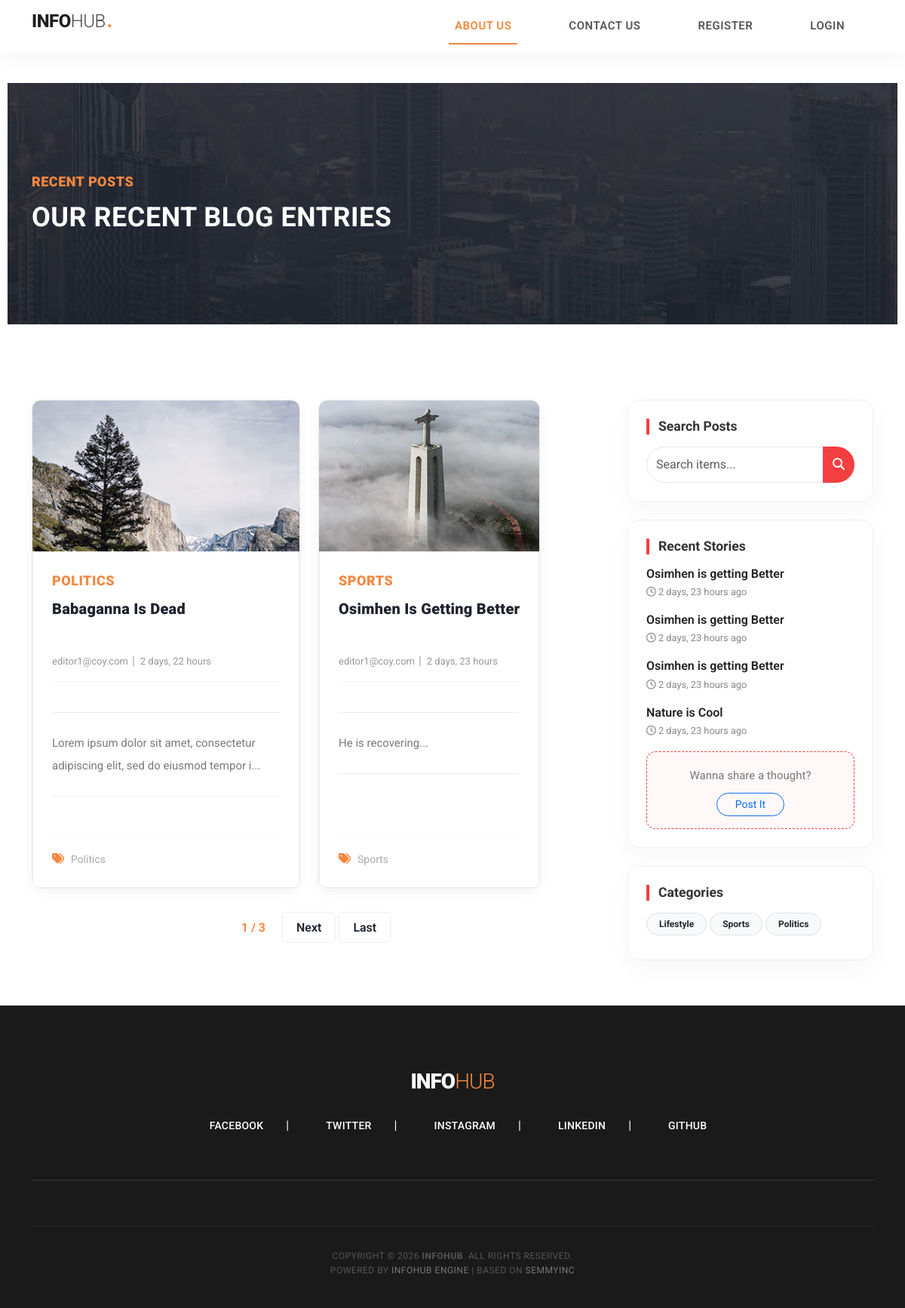
Before: /stories/ with the older database file.
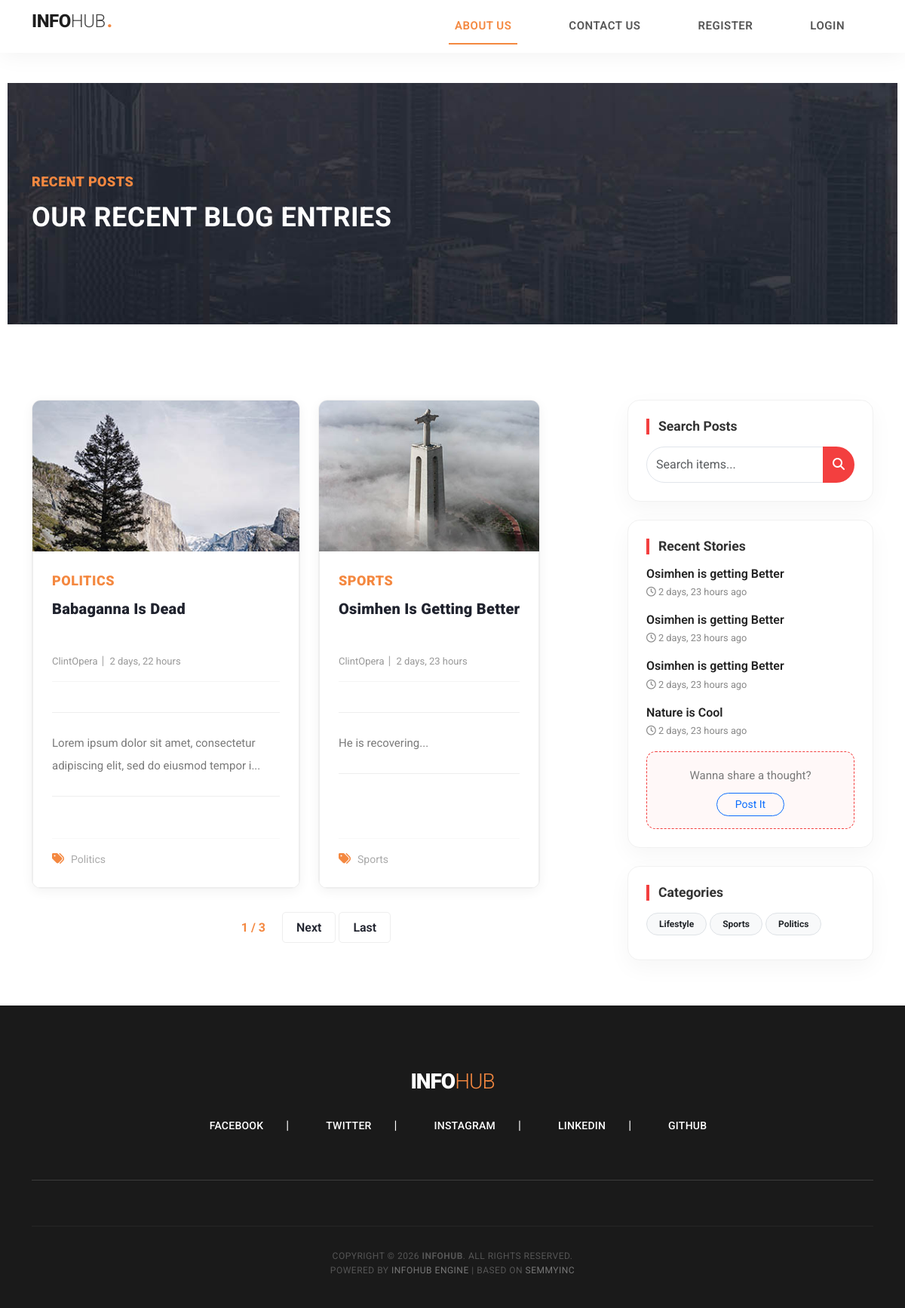
After: the same page with the newer database file.
### stories/models.py (models this page shows, shortened)
class Blog(models.Model):
    name = models.CharField(max_length=255)
    slug = models.SlugField(max_length=255, unique=True, blank=True)
    category = models.ForeignKey(Category, on_delete=models.CASCADE)
    author = models.ForeignKey(Users, on_delete=models.CASCADE)
    image = models.ImageField(upload_to='uploads/blog_image',)
    summary = models.CharField(max_length=255)
    body = models.TextField()
    status = models.CharField(max_length=50, choices=STATUS, default='draft')
    image_pg = models.ImageField(upload_to='uploads/blog_image_on_blog', blank=True, default='uploads/blog_image_on_blog/blog_default.jpg')
    is_featured = models.BooleanField(default=False)
    featured_image = models.ImageField(upload_to='uploads/featured_image', blank=True, default='uploads/featured_image/default.jpg')
    created_at = models.DateTimeField(auto_now_add=True)
    modified_at = models.DateTimeField(auto_now=True)

class Category(models.Model):
    user = models.ForeignKey(Users,on_delete=models.CASCADE, blank=True, null=True)
    name = models.CharField(max_length=50)
    slug = models.SlugField(max_length=255, unique=True, blank=True, null=True)
    created_at = models.DateTimeField(auto_now_add=True)
    modified_at = models.DateTimeField(auto_now=True)
    class Meta:
        verbose_name_plural = 'Categories'
    def __str__(self):
        return self.name

### users/models.py (models this page shows, shortened)
class Users(AbstractBaseUser, PermissionsMixin):
    first_name = models.CharField(max_length=50)
    last_name = models.CharField(max_length=50)
    username = models.CharField(max_length=50, unique=True)
    phone = models.CharField(max_length=50)
    email = models.EmailField(unique=True)
    date_joined = models.DateTimeField(auto_now_add=True)
    last_login = models.DateTimeField(auto_now_add=True)
    is_admin = models.BooleanField(default=False)
    is_staff = models.BooleanField(default=False)
    is_active = models.BooleanField(default=False)
    is_superuser = models.BooleanField(default=False)
    USERNAME_FIELD = 'email'
    REQUIRED_FIELDS = ['username', 'first_name', 'last_name']
    objects = UsersManager()
    class Meta:
        verbose_name_plural = 'Users'

### stories/views.py (the view)
# urls.py: path('stories/', include('stories.urls')),
def stories(request):
    stories = Blog.objects.all().order_by('-created_at')
    paginator = Paginator(stories, 2)
    page_number = request.GET.get('page')
    try:
        paged_stories = paginator.get_page(page_number)
    except PageNotAnInteger:
        paged_stories = paginator.get_page(1)
    except EmptyPage:
        paged_stories = paginator.get_page(paginator.num_pages)
    context = {'stories':paged_stories}
    return render(request, 'stories/stories.html', context)

### templates/stories/stories.html (shortened to what this page needs)
{% extends 'includes/base.html' %}
{% block content %}
{% load static %}
<div class="heading-page header-text">
  <section class="page-heading">
    <div class="container">
      <div class="row">
        <div class="col-lg-12">
          <div class="text-content">
            <h4>Recent Posts</h4>
            <h2>Our Recent Blog Entries</h2>
          </div>
        </div>
      </div>
    </div>
  </section>
</div>
<section class="blog-posts grid-system">
  <div class="container">
    <div class="row">
      <div class="col-lg-8">
        <div class="all-blog-posts">
          <div class="row">
            {% if stories %}
                {% for story in stories %}
                    <div class="col-lg-6 d-flex align-items-stretch">
                    <div class="blog-post">
                        <div class="blog-thumb">
                          {% if story.image_pg %}
                            <img src="{{story.image_pg.url}}" alt="{{story.name}}">
                          {% else %}
                            <img src="{% static 'assets/images/blog_default.jpg' %}" alt="default">
                          {% endif %}
                        </div>
                        <div class="down-content">
                          <span>{{story.category}}</span>
                          <a href="{% url 'story' story.slug %}"><h4>{{story.name}}</h4></a>
                          <ul class="post-info">
                              <li><a href="#">{{story.author.username}}</a></li>
                              <li><a href="#">{{story.created_at|timesince}}</a></li>
                          </ul>
                          <p>{{story.summary|slice:':80'}}...</p>
                          <div class="post-options" style="margin-top:auto;">
                              <ul class="post-tags">
                                <li><i class="fa fa-tags" style="color:#f48840"></i></li>
                                <li><a href="#">{{story.category}}</a></li>
                              </ul>
                          </div>
                        </div>
                    </div>
                    </div>
                {% endfor %}
            {% else %}
                <div class="col-lg-12 text-center py-5">
                    <h3 class="text-muted">No stories found.</h3>
                    <a href="{% url 'add_story' %}" class="btn btn-orange mt-3">Create One</a>
                </div>
            {% endif %}
            <div class="col-lg-12">
              <div class="pagination">
                <span class="step-links">
                  <span class="current">{{stories.number}} / {{stories.paginator.num_pages}}</span>
                  {% if stories.has_next %}
                    <a href="?page={{stories.next_page_number}}">Next</a>
                    <a href="?page={{stories.paginator.num_pages}}">Last</a>
                  {% endif %}
                </span>
              </div>
            </div>
          </div>
        </div>
      </div>
      <div class="col-lg-4">
        {% include 'includes/sidebar.html' %}
      </div>
    </div>
  </div>
</section>
{% endblock %}

### templates/includes/base.html (shortened to what this page needs)
{% load static %}
<!DOCTYPE html>
<html lang="en">
  <head>
    <link href="{% static 'vendor/bootstrap/css/bootstrap.min.css' %}" rel="stylesheet">
    <link href="https://cdn.jsdelivr.net/npm/bootstrap@5.3.8/dist/css/bootstrap.min.css" rel="stylesheet"/>
    <link rel="stylesheet" href="{% static 'assets/css/fontawesome.css' %}">
    <link rel="stylesheet" href="{% static 'assets/css/templatemo-stand-blog.css' %}">
    <link rel="stylesheet" href="{% static 'assets/css/owl.css' %}">
    <link rel="stylesheet" href="{% static 'fontawesomefree/css/all.min.css' %}">
    <link rel="stylesheet" href="{% static 'assets/css/custom.css' %}">
    <link rel="stylesheet" href="{% static 'assets/css/about.css' %}">
    <link rel="stylesheet" href="{% static 'assets/css/contact.css' %}">
    <link rel="stylesheet" href="{% static 'assets/css/home.css' %}">
    <link rel="stylesheet" href="{% static 'assets/css/dashboard_categories.css' %}">
    <link rel="stylesheet" href="{% static 'assets/css/dashboard_stories.css' %}">
    <link rel="stylesheet" href="{% static 'assets/css/dashboard_users.css' %}">
    <link rel="stylesheet" href="{% static 'assets/css/dashboard.css' %}">
    <link rel="stylesheet" href="{% static 'assets/css/footer.css' %}">
    <link rel="stylesheet" href="{% static 'assets/css/sidebar.css' %}">
    <link rel="stylesheet" href="{% static 'assets/css/dashboard_sidebar.css' %}">
    <link rel="stylesheet" href="{% static 'assets/css/navbar.css' %}">
    <link rel="stylesheet" href="{% static 'assets/css/login.css' %}">
    <link rel="stylesheet" href="{% static 'assets/css/register.css' %}">
    <link rel="stylesheet" href="{% static 'assets/css/reset_password.css' %}">
    <link rel="stylesheet" href="{% static 'assets/css/forgot_password.css' %}">
    <link rel="stylesheet" href="{% static 'assets/css/profile.css' %}">
    <link rel="stylesheet" href="{% static 'assets/css/stories.css' %}">
    <link rel="stylesheet" href="{% static 'assets/css/search.css' %}">
    <link rel="stylesheet" href="{% static 'assets/css/add_story.css' %}">
    <link rel="stylesheet" href="{% static 'assets/css/deleteuser.css' %}">
    <link rel="stylesheet" href="{% static 'assets/css/edituser.css' %}">
    <link rel="stylesheet" href="{% static 'assets/css/adduser.css' %}">
  </head>
  <body>
    {% include 'includes/navbar.html' %}
      {% block content %}
      {% endblock %}
    {% include 'includes/footer.html' %}
  </body>
</html>

### templates/includes/navbar.html (shortened to what this page needs)
<nav class="navbar navbar-expand-lg fixed-top">
  <div class="container">
    <a class="navbar-brand" href="/">
      INFO<span>HUB</span><b class="brand-dot">.</b>
    </a>
    <div class="collapse navbar-collapse" id="navbarResponsive">
      <ul class="navbar-nav ml-auto">
        <li class="nav-item"><a class="nav-link active" href="{% url 'about' %}">About Us</a></li>
        <li class="nav-item"><a class="nav-link" href="{% url 'contact' %}">Contact Us</a></li>
        {% if user.is_authenticated %}
          <li class="nav-item"><a class="nav-link" href="{% url 'dashboard' %}">Dashboard</a></li>
          <li class="nav-item">Logged in as <a class="nav-link" href="{% url 'profile' %}">{{request.user.fullname}}</a></li>
        {% else %}
          <li class="nav-item"><a class="nav-link" href="{% url 'register' %}">Register</a></li>
          <li class="nav-item"><a class="nav-link" href="{% url 'login' %}">Login</a></li>
        {% endif %}
      </ul>
    </div>
  </div>
</nav>

### templates/includes/sidebar.html (shortened to what this page needs)
<div class="sidebar">
    <div class="sidebar-card mb-4">
        <div class="sidebar-heading">
            <h5 class="mb-3">Search Posts</h5>
        </div>
        <form method="post" action="{% url 'search' %}" class="search-form">
            <div class="input-group">
                <input type="text" name="keyword" class="form-control styled-input" placeholder="Search items..." autocomplete="on">
                <button class="btn btn-accent" type="submit"><i class="fa fa-search"></i></button>
            </div>
        </form>
    </div>
    <div class="sidebar-card mb-4">
        <div class="sidebar-heading">
            <h5 class="mb-3">Recent Stories</h5>
        </div>
        <div class="recent-posts-list">
            {% if posts %}
                {% for post in posts %}
                <a href="{% url 'story' post.slug %}" class="post-item d-block text-decoration-none mb-3">
                    <h6 class="post-title">{{ post.name }}</h6>
                    <small class="post-meta"><i class="far fa-clock"></i> {{ post.created_at|timesince }} ago</small>
                </a>
                {% endfor %}
            {% endif %}
            <div class="cta-box mt-3 p-3 text-center">
                <p class="mb-2">Wanna share a thought?</p>
                <a href="{% url 'add_story' %}" class="btn btn-outline-primary btn-sm rounded-pill px-4">Post It</a>
            </div>
        </div>
    </div>
    <div class="sidebar-card">
        <div class="sidebar-heading">
            <h5 class="mb-3">Categories</h5>
        </div>
        <div class="category-chips">
            {% if categories %}
                {% for category in categories %}
                <a href="{% url 'category_posts' category.slug %}" class="badge rounded-pill bg-light text-dark border p-2 px-3 mb-2 d-inline-block transition-link">
                    {{ category.name }}
                </a>
                {% endfor %}
            {% endif %}
        </div>
    </div>
</div>

### templates/includes/footer.html
<footer>
  <div class="container">
    <div class="row">
      <div class="col-lg-12">
        <div class="footer-logo">
          INFO<span>HUB</span>
        </div>
        <ul class="social-icons">
          <li><a href="#">Facebook</a></li>
          <li><a href="#">Twitter</a></li>
          <li><a href="#">Instagram</a></li>
          <li><a href="#">Linkedin</a></li>
          <li><a href="#">Github</a></li>
        </ul>
      </div>
      <div class="col-lg-12">
        <div class="copyright-text">
          <p>
            Copyright &copy; 2026 <strong>INFOHUB</strong>. All Rights Reserved.
            <br>
            Powered by <a href="/">InfoHub Engine</a> | Based on <a rel="nofollow" href="https://github.com/Semmyinc/infohub" target="_blank">SemmyInc</a>
          </p>
        </div>
      </div>
    </div>
  </div>
</footer>

Changed rows visible on the page:
changed through a linked row, Blog "Babaganna Is Dead": author.username "editor1@coy.com" → "ClintOpera"
changed through a linked row, Blog "Osimhen Is Getting Better": author.username "editor1@coy.com" → "ClintOpera"
